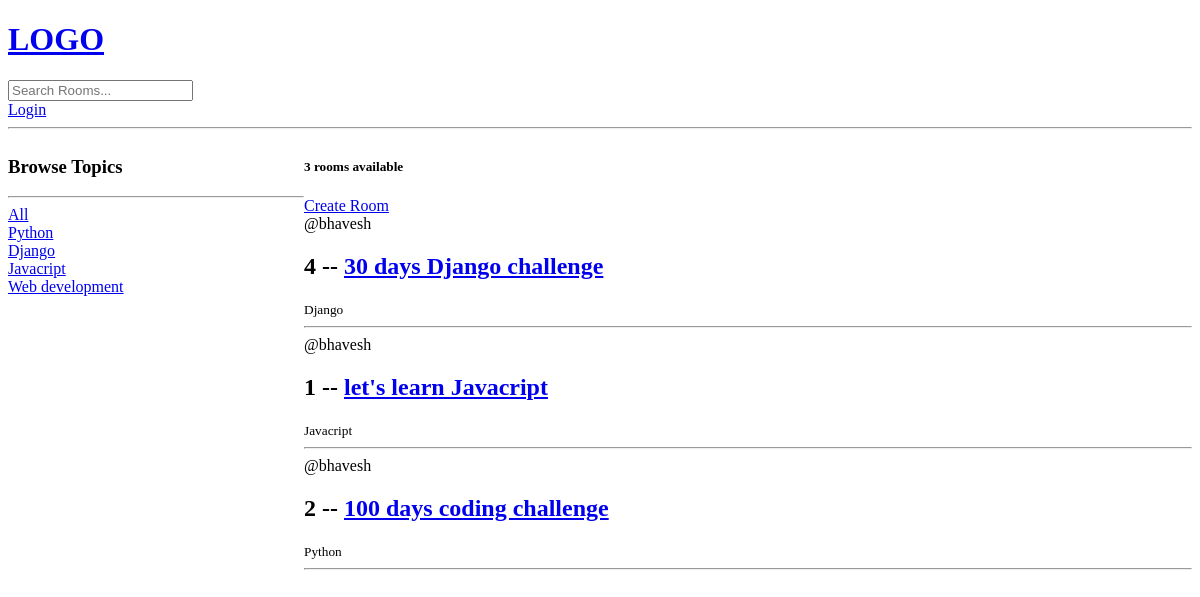
Before: / with the older database file.
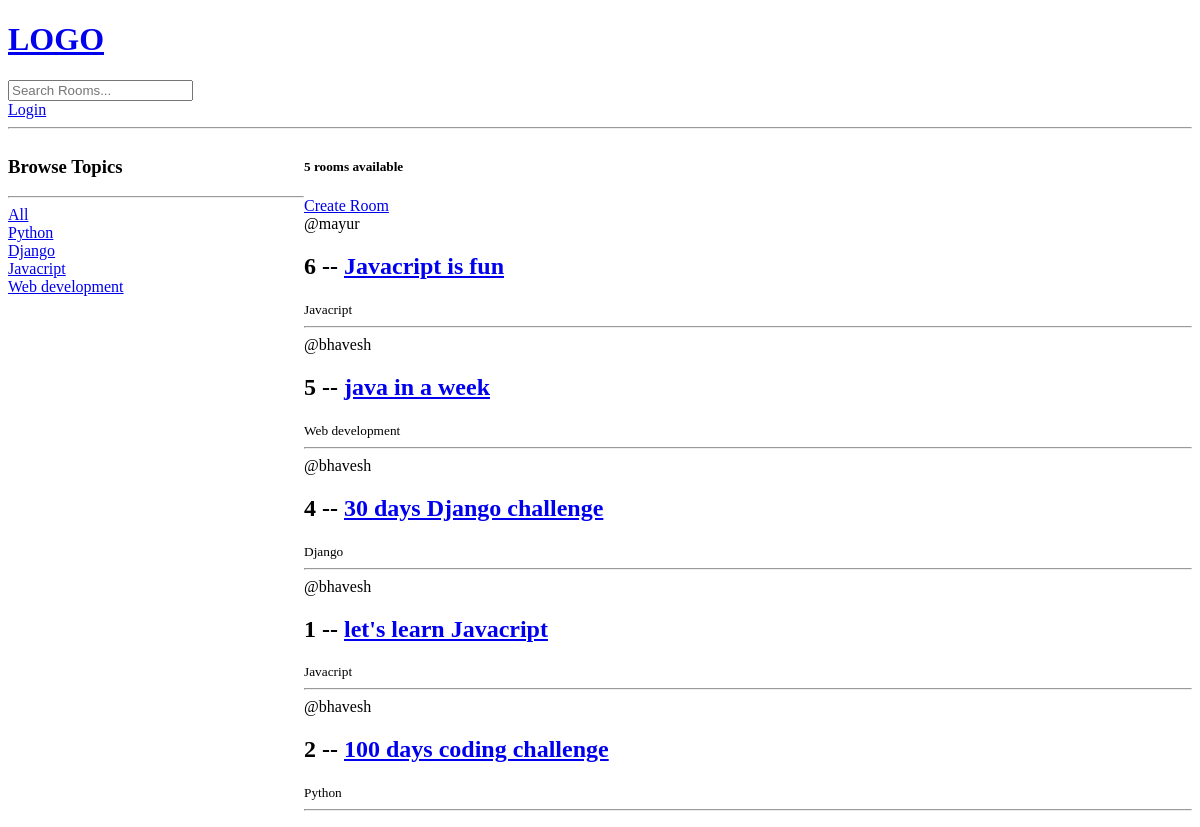
After: the same page with the newer database file.
### base/models.py (models this page shows, shortened)
class Topic(models.Model):
    name = models.CharField(max_length=200)

class Room(models.Model):
    host = models.ForeignKey(User, on_delete=models.SET_NULL, null=True)
    topic = models.ForeignKey(Topic, on_delete=models.SET_NULL, null=True)
    name = models.CharField(max_length=200)
    description = models.TextField(null=True, blank=True)
    updated = models.DateTimeField(auto_now=True)
    created = models.DateTimeField(auto_now_add=True)
    class Meta:
        ordering = ['-updated', '-created']  # - do the order in descending oder

### base/views.py (the view)
# urls.py: path('', views.home, name="home"),
def home(request):
    q = request.GET.get('q') if request.GET.get('q') != None else ''
    rooms = Room.objects.filter(
        Q(topic__name__icontains=q) |
        Q(name__icontains=q) |
        Q(description__icontains=q)
        )
    topics = Topic.objects.all()
    room_count = rooms.count()
    context = {'rooms' : rooms, 'topics' : topics, 'room_count' : room_count}
    return render(request, 'base/home.html', context)

### base/templates/base/home.html (shortened to what this page needs)
{% extends 'main.html' %} {% block content %}
<div class="home-container">
  <div>
    <h3>Browse Topics</h3>
    <hr />
    <div>
      <a href="{% url 'home' %}">All</a>
    </div>
    {% for topic in topics %}
    <div>
      <a href="{% url 'home' %}?q={{topic.name}}">{{topic.name}}</a>
    </div>
    {% endfor %}
  </div>
  <div>
    <h5>{{room_count}} rooms available</h5>
    <a href="{% url 'create-room' %}">Create Room</a>
    <div>
      {% for room in rooms %}
      <div>
        <span>@{{room.host.username}}</span>
        <h2>
          {{room.id}} -- <a href="{% url 'room' room.id %}"> {{room.name}} </a>
        </h2>
        <small>{{room.topic.name}}</small>
        <hr />
      </div>
      {% endfor %}
    </div>
  </div>
</div>
{% endblock %}

Changed rows visible on the page:
added Room: host.username "mayur", id "6", name "Javacript is fun", topic.name "Javacript"
added Room: host.username "bhavesh", id "5", name "java in a week", topic.name "Web development"
Other visible differences:
{{ room_count }}: "3" → "5"
